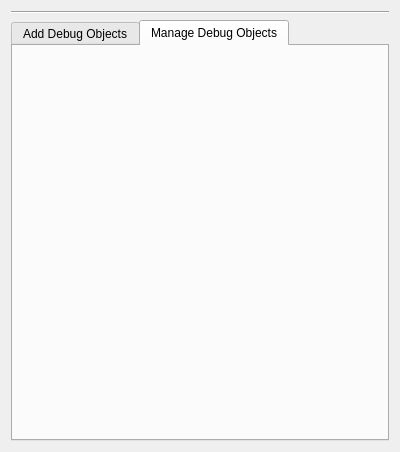
<?xml version="1.0" encoding="UTF-8"?>
<ui version="4.0">
 <class>cg3::viewer::DebugObjectsManager</class>
 <widget class="QFrame" name="cg3::viewer::DebugObjectsManager">
  <property name="geometry">
   <rect>
    <x>0</x>
    <y>0</y>
    <width>400</width>
    <height>452</height>
   </rect>
  </property>
  <property name="windowTitle">
   <string>Frame</string>
  </property>
  <layout class="QGridLayout" name="gridLayout">
   <item row="1" column="0" colspan="2">
    <widget class="Line" name="line">
     <property name="orientation">
      <enum>Qt::Horizontal</enum>
     </property>
    </widget>
   </item>
   <item row="2" column="0" colspan="2">
    <widget class="QTabWidget" name="tabWidget">
     <property name="currentIndex">
      <number>1</number>
     </property>
     <widget class="QWidget" name="tab">
      <attribute name="title">
       <string>Add Debug Objects</string>
      </attribute>
      <layout class="QGridLayout" name="gridLayout_3">
       <item row="0" column="0">
        <layout class="QGridLayout" name="gridLayout_2">
         <item row="2" column="1">
          <widget class="QDoubleSpinBox" name="radiusSphereSpinBox">
           <property name="maximum">
            <double>1000.000000000000000</double>
           </property>
           <property name="value">
            <double>1.000000000000000</double>
           </property>
          </widget>
         </item>
         <item row="2" column="2">
          <widget class="QLabel" name="label_4">
           <property name="text">
            <string>Color:</string>
           </property>
          </widget>
         </item>
         <item row="0" column="1">
          <widget class="QLabel" name="label_5">
           <property name="text">
            <string>X:</string>
           </property>
          </widget>
         </item>
         <item row="0" column="0">
          <widget class="QLabel" name="label">
           <property name="text">
            <string>Sphere</string>
           </property>
          </widget>
         </item>
         <item row="0" column="3">
          <widget class="QLabel" name="label_7">
           <property name="text">
            <string>Z:</string>
           </property>
          </widget>
         </item>
         <item row="2" column="3">
          <widget class="QPushButton" name="colorSpherePushButton">
           <property name="text">
            <string>Color</string>
           </property>
          </widget>
         </item>
         <item row="3" column="0">
          <widget class="QLabel" name="label_8">
           <property name="text">
            <string>Precision:</string>
           </property>
          </widget>
         </item>
         <item row="0" column="2">
          <widget class="QLabel" name="label_6">
           <property name="text">
            <string>Y:</string>
           </property>
          </widget>
         </item>
         <item row="1" column="3">
          <widget class="QDoubleSpinBox" name="zSphereSpinBox">
           <property name="minimum">
            <double>-1000.000000000000000</double>
           </property>
           <property name="maximum">
            <double>1000.000000000000000</double>
           </property>
          </widget>
         </item>
         <item row="2" column="0">
          <widget class="QLabel" name="label_3">
           <property name="text">
            <string>Radius:</string>
           </property>
          </widget>
         </item>
         <item row="1" column="2">
          <widget class="QDoubleSpinBox" name="ySphereSpinBox">
           <property name="minimum">
            <double>-1000.000000000000000</double>
           </property>
           <property name="maximum">
            <double>1000.000000000000000</double>
           </property>
          </widget>
         </item>
         <item row="3" column="1">
          <widget class="QSpinBox" name="precisionSphereSpinBox">
           <property name="minimum">
            <number>1</number>
           </property>
           <property name="singleStep">
            <number>1</number>
           </property>
           <property name="value">
            <number>4</number>
           </property>
          </widget>
         </item>
         <item row="3" column="2" colspan="2">
          <widget class="QPushButton" name="addSpherePushButton">
           <property name="text">
            <string>Add Sphere</string>
           </property>
          </widget>
         </item>
         <item row="5" column="1">
          <spacer name="verticalSpacer">
           <property name="orientation">
            <enum>Qt::Vertical</enum>
           </property>
           <property name="sizeHint" stdset="0">
            <size>
             <width>20</width>
             <height>40</height>
            </size>
           </property>
          </spacer>
         </item>
         <item row="1" column="1">
          <widget class="QDoubleSpinBox" name="xSphereSpinBox">
           <property name="minimum">
            <double>-1000.000000000000000</double>
           </property>
           <property name="maximum">
            <double>1000.000000000000000</double>
           </property>
          </widget>
         </item>
         <item row="1" column="0">
          <widget class="QLabel" name="label_2">
           <property name="text">
            <string>Coord:</string>
           </property>
          </widget>
         </item>
         <item row="4" column="0" colspan="4">
          <widget class="Line" name="line_2">
           <property name="orientation">
            <enum>Qt::Horizontal</enum>
           </property>
          </widget>
         </item>
        </layout>
       </item>
      </layout>
     </widget>
     <widget class="QWidget" name="tab_2">
      <attribute name="title">
       <string>Manage Debug Objects</string>
      </attribute>
     </widget>
    </widget>
   </item>
  </layout>
 </widget>
 <resources/>
 <connections/>
</ui>
